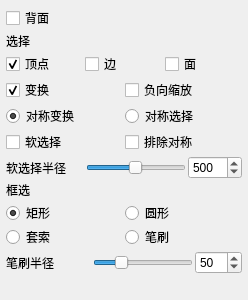
<?xml version="1.0" encoding="UTF-8"?>
<ui version="4.0">
 <class>Form</class>
 <widget class="QWidget" name="Form">
  <property name="geometry">
   <rect>
    <x>0</x>
    <y>0</y>
    <width>248</width>
    <height>300</height>
   </rect>
  </property>
  <property name="sizePolicy">
   <sizepolicy hsizetype="Minimum" vsizetype="Preferred">
    <horstretch>0</horstretch>
    <verstretch>0</verstretch>
   </sizepolicy>
  </property>
  <property name="minimumSize">
   <size>
    <width>0</width>
    <height>0</height>
   </size>
  </property>
  <property name="baseSize">
   <size>
    <width>0</width>
    <height>300</height>
   </size>
  </property>
  <property name="windowTitle">
   <string>窗体</string>
  </property>
  <layout class="QVBoxLayout" name="verticalLayout">
   <property name="spacing">
    <number>2</number>
   </property>
   <property name="leftMargin">
    <number>6</number>
   </property>
   <property name="topMargin">
    <number>6</number>
   </property>
   <property name="rightMargin">
    <number>6</number>
   </property>
   <property name="bottomMargin">
    <number>6</number>
   </property>
   <item>
    <widget class="QCheckBox" name="simpleEdit_backFaces">
     <property name="toolTip">
      <string>允许选择背面元素。</string>
     </property>
     <property name="text"><string>背面</string></property>
     <property name="checked">
      <bool>false</bool>
     </property>
    </widget>
   </item>
   <item>
    <widget class="QLabel" name="label">
     <property name="text"><string>选择</string></property>
    </widget>
   </item>
   <item>
    <layout class="QHBoxLayout" name="horizontalLayout_3">
     <property name="spacing">
      <number>2</number>
     </property>
     <property name="topMargin">
      <number>0</number>
     </property>
     <item>
      <widget class="QCheckBox" name="simpleEdit_selectVertices">
       <property name="toolTip">
        <string>切换顶点选择模式。默认快捷键为Shift+1。按1键（不带Shift）可启用顶点选择模式并禁用另外两种选择模式。</string>
       </property>
       <property name="text"><string>顶点</string></property>
       <property name="checked">
        <bool>true</bool>
       </property>
      </widget>
     </item>
     <item>
      <widget class="QCheckBox" name="simpleEdit_selectEdges">
       <property name="toolTip">
        <string>切换边选择模式。默认快捷键为Shift+2。按2键（不带Shift）可启用边选择模式并禁用另外两种选择模式。</string>
       </property>
       <property name="text"><string>边</string></property>
      </widget>
     </item>
     <item>
      <widget class="QCheckBox" name="simpleEdit_selectFaces">
       <property name="toolTip">
        <string>切换面选择模式。默认快捷键为Shift+3。按3键（不带Shift）可启用面选择模式并禁用另外两种选择模式。</string>
       </property>
       <property name="text"><string>面</string></property>
      </widget>
     </item>
    </layout>
   </item>
   <item>
    <layout class="QHBoxLayout" name="horizontalLayout">
     <property name="spacing">
      <number>2</number>
     </property>
     <property name="topMargin">
      <number>0</number>
     </property>
     <item>
      <widget class="QCheckBox" name="simpleEdit_transform">
       <property name="toolTip">
        <string>切换变换gizmo。在变换模式激活时，你可以移动、旋转和缩放所选元素。每次变换后，与所选元素相连的顶点会被投影回参考网格表面。</string>
       </property>
       <property name="text"><string>变换</string></property>
       <property name="checked">
        <bool>true</bool>
       </property>
      </widget>
     </item>
     <item>
      <widget class="QCheckBox" name="simpleEdit_negativeScale">
       <property name="toolTip">
        <string>在变换模式下允许负缩放。</string>
       </property>
       <property name="text"><string>负向缩放</string></property>
      </widget>
     </item>
    </layout>
   </item>
   <item>
    <layout class="QHBoxLayout" name="horizontalLayout_2">
     <property name="spacing">
      <number>2</number>
     </property>
     <property name="topMargin">
      <number>0</number>
     </property>
     <item>
      <widget class="QRadioButton" name="simpleEdit_symTransform">
       <property name="toolTip">
        <string>当启用对称和“对称变换”时，对称元素也会被变换。</string>
       </property>
       <property name="text"><string>对称变换</string></property>
       <property name="checked">
        <bool>true</bool>
       </property>
       <attribute name="buttonGroup">
        <string notr="true">buttonGroup</string>
       </attribute>
      </widget>
     </item>
     <item>
      <widget class="QRadioButton" name="simpleEdit_symSelect">
       <property name="toolTip">
        <string>当启用对称和“对称选择”时，每次选择改变都会选中对称元素。</string>
       </property>
       <property name="text"><string>对称选择</string></property>
       <attribute name="buttonGroup">
        <string notr="true">buttonGroup</string>
       </attribute>
      </widget>
     </item>
    </layout>
   </item>
   <item>
    <layout class="QHBoxLayout" name="horizontalLayout_5">
     <property name="spacing">
      <number>2</number>
     </property>
     <property name="topMargin">
      <number>0</number>
     </property>
     <item>
      <widget class="QCheckBox" name="simpleEdit_softSelect">
       <property name="toolTip">
        <string>启用软选择变换模式。</string>
       </property>
       <property name="text"><string>软选择</string></property>
      </widget>
     </item>
     <item>
      <widget class="QCheckBox" name="simpleEdit_excludeSym">
       <property name="toolTip">
        <string>若勾选此选项，使用软选择功能时，落在对称平面另一侧的元素不会受到影响，即使它们可能位于软选择半径内。这可防止软选择功能意外编辑对称元素。</string>
       </property>
       <property name="text"><string>排除对称</string></property>
      </widget>
     </item>
    </layout>
   </item>
   <item>
    <layout class="QHBoxLayout" name="horizontalLayout_6">
     <property name="spacing">
      <number>2</number>
     </property>
     <property name="topMargin">
      <number>0</number>
     </property>
     <item>
      <widget class="QLabel" name="label_2">
       <property name="text"><string>软选择半径</string></property>
      </widget>
     </item>
     <item>
      <widget class="QSlider" name="simpleEdit_softSize">
       <property name="sizePolicy">
        <sizepolicy hsizetype="Preferred" vsizetype="Fixed">
         <horstretch>0</horstretch>
         <verstretch>0</verstretch>
        </sizepolicy>
       </property>
       <property name="minimumSize">
        <size>
         <width>100</width>
         <height>0</height>
        </size>
       </property>
       <property name="toolTip">
        <string notr="true">拖动此滑块以设置软选择的衰减半径。</string>
       </property>
       <property name="minimum">
        <number>1</number>
       </property>
       <property name="maximum">
        <number>1000</number>
       </property>
       <property name="value">
        <number>500</number>
       </property>
       <property name="orientation">
        <enum>Qt::Horizontal</enum>
       </property>
       <property name="linkWith" stdset="0">
        <string>simpleEdit_softSize_spin</string>
       </property>
      </widget>
     </item>
     <item>
      <widget class="QSpinBox" name="simpleEdit_softSize_spin">
       <property name="sizePolicy">
        <sizepolicy hsizetype="Fixed" vsizetype="Fixed">
         <horstretch>0</horstretch>
         <verstretch>0</verstretch>
        </sizepolicy>
       </property>
       <property name="toolTip">
        <string>拖动此滑块设置软选择的衰减半径。</string>
       </property>
       <property name="minimum">
        <number>1</number>
       </property>
       <property name="maximum">
        <number>1000</number>
       </property>
       <property name="value">
        <number>500</number>
       </property>
       <property name="linkWith" stdset="0">
        <string>simpleEdit_softSize</string>
       </property>
       <property name="slave" stdset="0">
        <bool>true</bool>
       </property>
      </widget>
     </item>
    </layout>
   </item>
   <item>
    <widget class="QLabel" name="label_3">
     <property name="text"><string>框选</string></property>
    </widget>
   </item>
   <item>
    <layout class="QHBoxLayout" name="horizontalLayout_7">
     <property name="spacing">
      <number>2</number>
     </property>
     <property name="topMargin">
      <number>0</number>
     </property>
     <property name="rightMargin">
      <number>0</number>
     </property>
     <item>
      <layout class="QGridLayout" name="gridLayout">
       <property name="topMargin">
        <number>0</number>
       </property>
       <property name="horizontalSpacing">
        <number>2</number>
       </property>
       <property name="verticalSpacing">
        <number>0</number>
       </property>
       <item row="0" column="0">
        <widget class="QRadioButton" name="simpleEdit_selectModeRectangle">
         <property name="toolTip">
          <string>将选框选择模式设置为矩形。</string>
         </property>
         <property name="text"><string>矩形</string></property>
         <property name="checked">
          <bool>true</bool>
         </property>
         <attribute name="buttonGroup">
          <string notr="true">buttonGroup_2</string>
         </attribute>
        </widget>
       </item>
       <item row="0" column="1">
        <widget class="QRadioButton" name="simpleEdit_selectModeCircle">
         <property name="toolTip">
          <string>将选框选择模式设置为圆形。</string>
         </property>
         <property name="text"><string>圆形</string></property>
         <attribute name="buttonGroup">
          <string notr="true">buttonGroup_2</string>
         </attribute>
        </widget>
       </item>
       <item row="1" column="0">
        <widget class="QRadioButton" name="simpleEdit_selectModeLasso">
         <property name="toolTip">
          <string>将选框选择模式设置为套索。</string>
         </property>
         <property name="text"><string>套索</string></property>
         <attribute name="buttonGroup">
          <string notr="true">buttonGroup_2</string>
         </attribute>
        </widget>
       </item>
       <item row="1" column="1">
        <widget class="QRadioButton" name="simpleEdit_selectModeBrush">
         <property name="toolTip">
          <string>将选框选择模式设置为笔刷。</string>
         </property>
         <property name="text"><string>笔刷</string></property>
         <attribute name="buttonGroup">
          <string notr="true">buttonGroup_2</string>
         </attribute>
        </widget>
       </item>
      </layout>
     </item>
    </layout>
   </item>
   <item>
    <layout class="QHBoxLayout" name="horizontalLayout_8">
     <property name="spacing">
      <number>2</number>
     </property>
     <property name="topMargin">
      <number>0</number>
     </property>
     <item>
      <widget class="QLabel" name="label_4">
       <property name="text"><string>笔刷半径</string></property>
      </widget>
     </item>
     <item>
      <widget class="QSlider" name="simpleEdit_brushSize">
       <property name="sizePolicy">
        <sizepolicy hsizetype="Preferred" vsizetype="Fixed">
         <horstretch>0</horstretch>
         <verstretch>0</verstretch>
        </sizepolicy>
       </property>
       <property name="minimumSize">
        <size>
         <width>100</width>
         <height>0</height>
        </size>
       </property>
       <property name="toolTip">
        <string>设置笔刷选框选择模式的半径。</string>
       </property>
       <property name="minimum">
        <number>1</number>
       </property>
       <property name="maximum">
        <number>200</number>
       </property>
       <property name="value">
        <number>50</number>
       </property>
       <property name="orientation">
        <enum>Qt::Horizontal</enum>
       </property>
       <property name="linkWith" stdset="0">
        <string>simpleEdit_brushSize_spin</string>
       </property>
      </widget>
     </item>
     <item>
      <widget class="QSpinBox" name="simpleEdit_brushSize_spin">
       <property name="sizePolicy">
        <sizepolicy hsizetype="Fixed" vsizetype="Fixed">
         <horstretch>0</horstretch>
         <verstretch>0</verstretch>
        </sizepolicy>
       </property>
       <property name="toolTip">
        <string>设置笔刷选框选择模式的半径。</string>
       </property>
       <property name="minimum">
        <number>1</number>
       </property>
       <property name="maximum">
        <number>200</number>
       </property>
       <property name="value">
        <number>50</number>
       </property>
       <property name="linkWith" stdset="0">
        <string>simpleEdit_brushSize</string>
       </property>
       <property name="slave" stdset="0">
        <bool>true</bool>
       </property>
      </widget>
     </item>
    </layout>
   </item>
   <item>
    <spacer name="verticalSpacer">
     <property name="orientation">
      <enum>Qt::Vertical</enum>
     </property>
     <property name="sizeHint" stdset="0">
      <size>
       <width>17</width>
       <height>5</height>
      </size>
     </property>
    </spacer>
   </item>
  </layout>
 </widget>
 <resources/>
 <connections/>
 <buttongroups>
  <buttongroup name="buttonGroup_2"/>
  <buttongroup name="buttonGroup"/>
 </buttongroups>
</ui>
